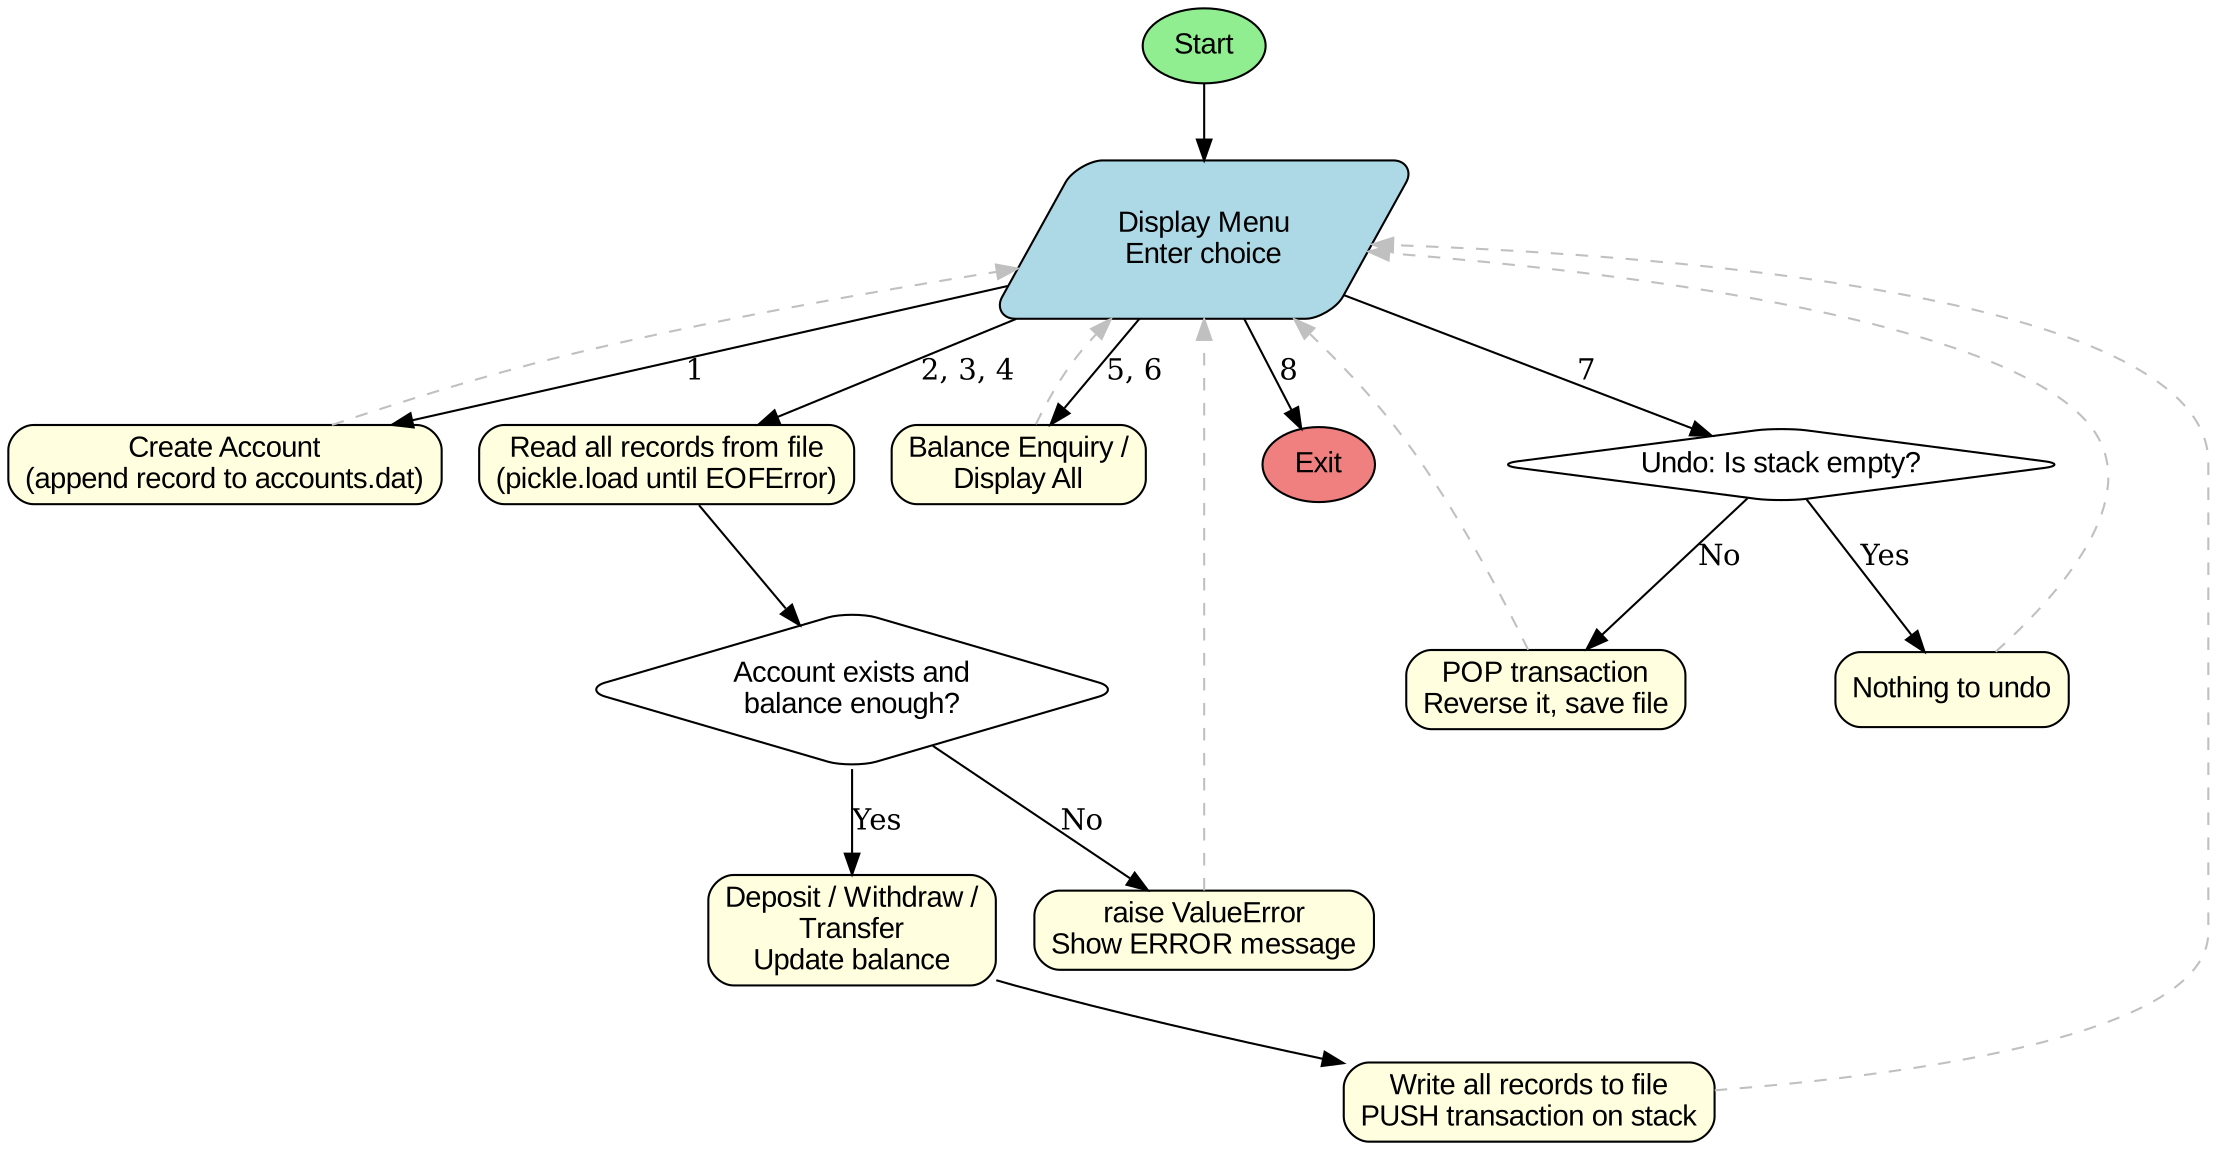

Write Python code to recreate this figure.
from graphviz import Digraph

# Flowchart of Bank Account Management System
dot = Digraph('flowchart', format='png', graph_attr={'dpi': '150'})
dot.attr('node', shape='box', style='rounded,filled', fillcolor='lightyellow', fontname='Arial')

dot.node('start', 'Start', shape='oval', fillcolor='lightgreen')
dot.node('menu', 'Display Menu\nEnter choice', shape='parallelogram', fillcolor='lightblue')
dot.node('create', 'Create Account\n(append record to accounts.dat)')
dot.node('read', 'Read all records from file\n(pickle.load until EOFError)')
dot.node('valid', 'Account exists and\nbalance enough?', shape='diamond', fillcolor='white')
dot.node('error', 'raise ValueError\nShow ERROR message')
dot.node('trans', 'Deposit / Withdraw /\nTransfer\nUpdate balance')
dot.node('write', 'Write all records to file\nPUSH transaction on stack')
dot.node('show', 'Balance Enquiry /\nDisplay All')
dot.node('undo', 'Undo: Is stack empty?', shape='diamond', fillcolor='white')
dot.node('empty', 'Nothing to undo')
dot.node('rev', 'POP transaction\nReverse it, save file')
dot.node('stop', 'Exit', shape='oval', fillcolor='lightcoral')

dot.edge('start', 'menu')
dot.edge('menu', 'create', label='1')
dot.edge('menu', 'read', label='2, 3, 4')
dot.edge('read', 'valid')
dot.edge('valid', 'error', label='No')
dot.edge('valid', 'trans', label='Yes')
dot.edge('trans', 'write')
dot.edge('menu', 'show', label='5, 6')
dot.edge('menu', 'undo', label='7')
dot.edge('undo', 'empty', label='Yes')
dot.edge('undo', 'rev', label='No')
dot.edge('menu', 'stop', label='8')
for n in ['create', 'error', 'write', 'show', 'empty', 'rev']:
    dot.edge(n, 'menu', style='dashed', color='gray')

dot.render('flowchart', cleanup=True)
print("Flowchart generated as 'flowchart.png'")
